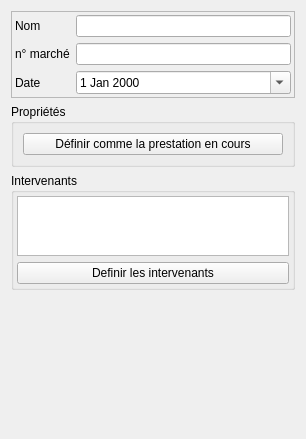
<?xml version="1.0" encoding="UTF-8"?>
<ui version="4.0">
 <class>Form</class>
 <widget class="QWidget" name="Form">
  <property name="geometry">
   <rect>
    <x>0</x>
    <y>0</y>
    <width>306</width>
    <height>439</height>
   </rect>
  </property>
  <property name="windowTitle">
   <string>Form</string>
  </property>
  <layout class="QVBoxLayout" name="verticalLayout" stretch="1,1,1,10">
   <item>
    <widget class="QFrame" name="frame">
     <property name="frameShape">
      <enum>QFrame::StyledPanel</enum>
     </property>
     <property name="frameShadow">
      <enum>QFrame::Raised</enum>
     </property>
     <layout class="QFormLayout" name="formLayout">
      <property name="fieldGrowthPolicy">
       <enum>QFormLayout::AllNonFixedFieldsGrow</enum>
      </property>
      <property name="leftMargin">
       <number>3</number>
      </property>
      <property name="topMargin">
       <number>3</number>
      </property>
      <property name="rightMargin">
       <number>3</number>
      </property>
      <property name="bottomMargin">
       <number>3</number>
      </property>
      <item row="0" column="0">
       <widget class="QLabel" name="label_nom">
        <property name="text">
         <string>Nom</string>
        </property>
       </widget>
      </item>
      <item row="0" column="1">
       <widget class="QLineEdit" name="lineEdit_nom"/>
      </item>
      <item row="2" column="0">
       <widget class="QLabel" name="label">
        <property name="text">
         <string>Date</string>
        </property>
       </widget>
      </item>
      <item row="2" column="1">
       <widget class="QDateEdit" name="dateEdit_date">
        <property name="specialValueText">
         <string/>
        </property>
        <property name="minimumDateTime">
         <datetime>
          <hour>0</hour>
          <minute>0</minute>
          <second>0</second>
          <year>1752</year>
          <month>9</month>
          <day>15</day>
         </datetime>
        </property>
        <property name="minimumDate">
         <date>
          <year>1752</year>
          <month>9</month>
          <day>15</day>
         </date>
        </property>
        <property name="calendarPopup">
         <bool>true</bool>
        </property>
        <property name="currentSectionIndex">
         <number>0</number>
        </property>
       </widget>
      </item>
      <item row="1" column="0">
       <widget class="QLabel" name="label_2">
        <property name="text">
         <string>n° marché</string>
        </property>
       </widget>
      </item>
      <item row="1" column="1">
       <widget class="QLineEdit" name="lineEdit_nummarche"/>
      </item>
     </layout>
    </widget>
   </item>
   <item>
    <widget class="QGroupBox" name="groupBox">
     <property name="title">
      <string>Propriétés</string>
     </property>
     <layout class="QVBoxLayout" name="verticalLayout_2">
      <item>
       <widget class="QPushButton" name="pushButton_currentPrestation">
        <property name="text">
         <string>Définir comme la prestation en cours</string>
        </property>
       </widget>
      </item>
     </layout>
    </widget>
   </item>
   <item>
    <widget class="QGroupBox" name="groupBox_2">
     <property name="title">
      <string>Intervenants</string>
     </property>
     <layout class="QVBoxLayout" name="verticalLayout_3">
      <property name="leftMargin">
       <number>3</number>
      </property>
      <property name="topMargin">
       <number>3</number>
      </property>
      <property name="rightMargin">
       <number>3</number>
      </property>
      <property name="bottomMargin">
       <number>3</number>
      </property>
      <item>
       <widget class="QTextBrowser" name="textBrowser_intervenants">
        <property name="maximumSize">
         <size>
          <width>16777215</width>
          <height>60</height>
         </size>
        </property>
       </widget>
      </item>
      <item>
       <widget class="QPushButton" name="pushButton_defineinter">
        <property name="text">
         <string>Definir les intervenants</string>
        </property>
       </widget>
      </item>
     </layout>
    </widget>
   </item>
   <item>
    <spacer name="verticalSpacer">
     <property name="orientation">
      <enum>Qt::Vertical</enum>
     </property>
     <property name="sizeHint" stdset="0">
      <size>
       <width>20</width>
       <height>40</height>
      </size>
     </property>
    </spacer>
   </item>
  </layout>
 </widget>
 <resources/>
 <connections/>
</ui>
